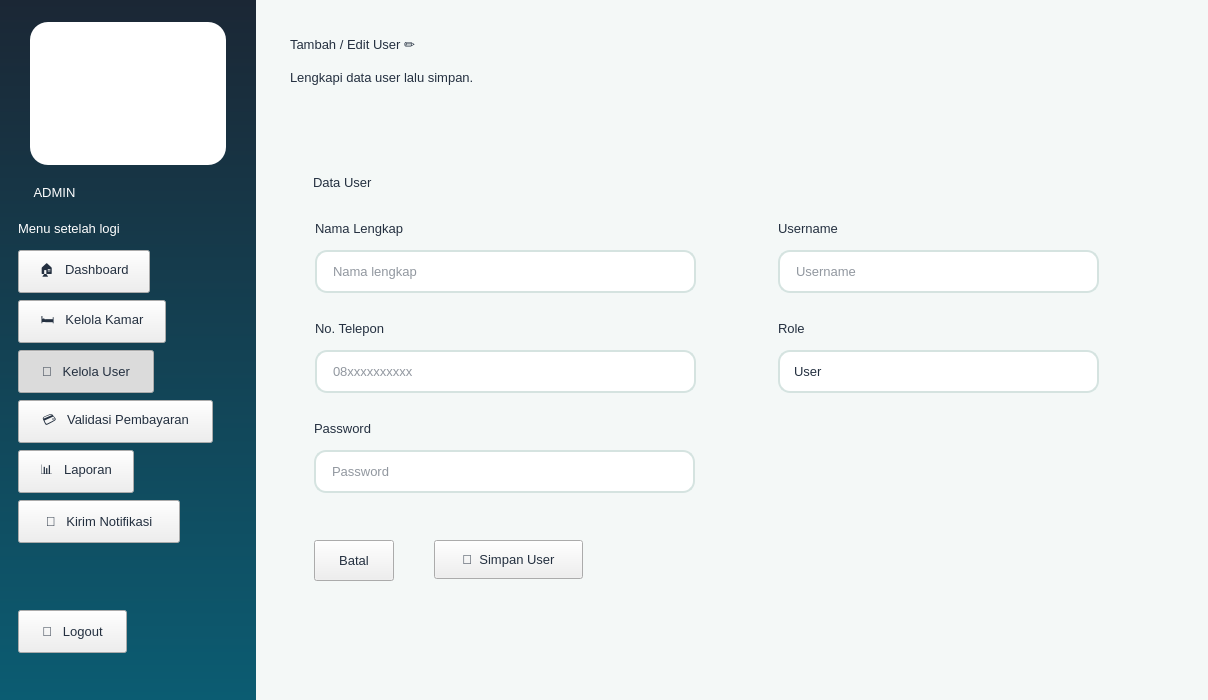
<?xml version="1.0" encoding="UTF-8"?>
<ui version="4.0">
 <class>Win_admin_form_user</class>
 <widget class="QMainWindow" name="Win_admin_form_user">
  <property name="geometry">
   <rect>
    <x>0</x>
    <y>0</y>
    <width>1208</width>
    <height>700</height>
   </rect>
  </property>
  <property name="minimumSize">
   <size>
    <width>1180</width>
    <height>700</height>
   </size>
  </property>
  <property name="windowTitle">
   <string>KOSTAY - Form User</string>
  </property>
  <property name="styleSheet">
   <string notr="true">
* { font-family: 'Segoe UI', 'Inter', sans-serif; font-size: 10pt; color: #243040; }
QMainWindow, QWidget#centralwidget { background: #F4F8F7; }
QLabel { background: transparent; }
QCheckBox { background: transparent; spacing: 8px; }
QScrollArea { background: transparent; border: none; }

QFrame#loginShell { background: #FFFFFF; border-radius: 28px; }
QFrame#brandPanel { background: qlineargradient(x1:0,y1:0,x2:1,y2:1, stop:0 #E9F8F2, stop:1 #CDEFF2); border-top-left-radius: 28px; border-bottom-left-radius: 28px; }
QWidget#centralwidgetLogin { background: qlineargradient(x1:0,y1:0,x2:1,y2:1, stop:0 #1B2735, stop:0.55 #0B5D73, stop:1 #12A87B); }

QFrame#sidebarUser, QFrame#sidebarAdmin { background: qlineargradient(x1:0,y1:0,x2:0,y2:1, stop:0 #1B2735, stop:1 #0B5D73); }
QFrame#sidebarUser QLabel, QFrame#sidebarAdmin QLabel { color: #FFFFFF; }
QFrame#logoCard { background: #FFFFFF; border-radius: 18px; }
QLabel[role=&quot;roleBadge&quot;] { background: #F7A823; color: #1B2735; border-radius: 10px; padding: 4px 12px; font-weight: 800; letter-spacing: 2px; }
QFrame#sidebarUser QLabel[role=&quot;roleBadge&quot;], QFrame#sidebarAdmin QLabel[role=&quot;roleBadge&quot;] { color: #1B2735; }
QLabel[role=&quot;menuHint&quot;] { color: #9FC3CB; font-size: 9pt; }
QPushButton[nav=&quot;true&quot;] { color: #CFE3E6; text-align: left; padding: 13px 18px; border: none; border-radius: 12px; font-weight: 600; background: transparent; }
QPushButton[nav=&quot;true&quot;]:hover { background: rgba(255,255,255,0.10); color: #FFFFFF; }
QPushButton[nav=&quot;true&quot;]:checked { background: qlineargradient(x1:0,y1:0,x2:1,y2:0, stop:0 #12A87B, stop:1 #2DBE7E); color: #FFFFFF; }
QPushButton[nav=&quot;logout&quot;] { color: #FFD9A0; text-align: left; padding: 12px 18px; border: 1px solid rgba(247,168,35,0.7); border-radius: 12px; font-weight: 700; background: transparent; }
QPushButton[nav=&quot;logout&quot;]:hover { background: #F7A823; color: #1B2735; }

QFrame[card=&quot;white&quot;] { background: #FFFFFF; border: 1px solid #E1ECE9; border-radius: 18px; }
QFrame[card=&quot;mint&quot;] { background: qlineargradient(x1:0,y1:0,x2:1,y2:1, stop:0 #E3F7EF, stop:1 #D2EEF3); border: none; border-radius: 18px; }
QFrame[card=&quot;green&quot;] { background: qlineargradient(x1:0,y1:0,x2:1,y2:1, stop:0 #12A87B, stop:1 #2DBE7E); border-radius: 18px; }
QFrame[card=&quot;navy&quot;] { background: qlineargradient(x1:0,y1:0,x2:1,y2:1, stop:0 #1B2735, stop:1 #0B5D73); border-radius: 18px; }
QFrame[card=&quot;orange&quot;] { background: qlineargradient(x1:0,y1:0,x2:1,y2:1, stop:0 #F7A823, stop:1 #FFC857); border-radius: 18px; }
QFrame[card=&quot;teal&quot;] { background: qlineargradient(x1:0,y1:0,x2:1,y2:1, stop:0 #0B5D73, stop:1 #12A87B); border-radius: 18px; }
QFrame[card=&quot;green&quot;] QLabel, QFrame[card=&quot;navy&quot;] QLabel, QFrame[card=&quot;teal&quot;] QLabel { color: #FFFFFF; }
QFrame[card=&quot;orange&quot;] QLabel { color: #1B2735; }

QLabel[role=&quot;title&quot;] { font-size: 22pt; font-weight: 800; color: #1B2735; }
QLabel[role=&quot;subtitle&quot;] { font-size: 10.5pt; color: #6B7B8C; }
QLabel[role=&quot;section&quot;] { font-size: 13pt; font-weight: 700; color: #1B2735; }
QLabel[role=&quot;statlabel&quot;] { font-size: 10pt; font-weight: 600; }
QLabel[role=&quot;statvalue&quot;] { font-size: 22pt; font-weight: 800; }
QLabel[role=&quot;statsub&quot;] { font-size: 9pt; }
QLabel[role=&quot;price&quot;] { font-size: 14pt; font-weight: 800; color: #12A87B; }
QLabel[role=&quot;roomname&quot;] { font-size: 12pt; font-weight: 700; color: #1B2735; }
QLabel[role=&quot;muted&quot;] { color: #6B7B8C; }
QLabel[role=&quot;error&quot;] { background: #FDECEC; color: #D64545; border-radius: 10px; padding: 8px 12px; font-weight: 600; }
QLabel[role=&quot;fieldlabel&quot;] { font-weight: 600; color: #1B2735; }
QLabel[role=&quot;emoji&quot;] { font-size: 40pt; }
QLabel[role=&quot;chip_mint&quot;] { background: #DFF5EC; color: #0B6B55; border-radius: 12px; padding: 6px 12px; font-weight: 600; }
QLabel[role=&quot;chip_green&quot;] { background: #12A87B; color: #FFFFFF; border-radius: 12px; padding: 5px 12px; font-weight: 700; }
QLabel[role=&quot;chip_orange&quot;] { background: #FFF0D2; color: #A8680A; border-radius: 12px; padding: 5px 12px; font-weight: 700; }
QLabel[role=&quot;chip_navy&quot;] { background: #E4EAF0; color: #1B2735; border-radius: 12px; padding: 5px 12px; font-weight: 700; }
QFrame[card=&quot;roomimg&quot;] { background: qlineargradient(x1:0,y1:0,x2:1,y2:1, stop:0 #D9F3EA, stop:1 #BFE6EE); border-radius: 14px; border: none; }
QFrame[card=&quot;roomimg&quot;] QLabel { color: #0B5D73; }

QPushButton[variant=&quot;primary&quot;] { background: qlineargradient(x1:0,y1:0,x2:1,y2:0, stop:0 #0B5D73, stop:1 #12A87B); color: #FFFFFF; border: none; border-radius: 12px; padding: 11px 22px; font-weight: 700; }
QPushButton[variant=&quot;primary&quot;]:hover { background: qlineargradient(x1:0,y1:0,x2:1,y2:0, stop:0 #0E7390, stop:1 #1FC490); }
QPushButton[variant=&quot;accent&quot;] { background: #F7A823; color: #1B2735; border: none; border-radius: 12px; padding: 11px 22px; font-weight: 700; }
QPushButton[variant=&quot;accent&quot;]:hover { background: #FFB93F; }
QPushButton[variant=&quot;danger&quot;] { background: #FDECEC; color: #D64545; border: 1px solid #F5BCBC; border-radius: 12px; padding: 11px 22px; font-weight: 700; }
QPushButton[variant=&quot;danger&quot;]:hover { background: #D64545; color: #FFFFFF; }
QPushButton[variant=&quot;ghost&quot;] { background: transparent; color: #0B5D73; border: 1.5px solid #0B5D73; border-radius: 12px; padding: 10px 22px; font-weight: 700; }
QPushButton[variant=&quot;ghost&quot;]:hover { background: #0B5D73; color: #FFFFFF; }
QPushButton[variant=&quot;link&quot;] { background: transparent; color: #12A87B; border: none; font-weight: 700; }
QPushButton[variant=&quot;link&quot;]:hover { color: #0B5D73; text-decoration: underline; }

QLineEdit, QComboBox, QSpinBox, QDateEdit, QTextEdit { background: #FFFFFF; border: 1.5px solid #D5E3E0; border-radius: 12px; padding: 10px 14px; selection-background-color: #12A87B; }
QLineEdit:focus, QComboBox:focus, QSpinBox:focus, QDateEdit:focus, QTextEdit:focus { border: 1.5px solid #12A87B; }
QComboBox::drop-down, QDateEdit::drop-down { border: none; width: 28px; }
QCheckBox::indicator { width: 18px; height: 18px; border-radius: 5px; border: 1.5px solid #12A87B; background: #FFFFFF; }
QCheckBox::indicator:checked { background: #12A87B; }

QTableWidget { background: #FFFFFF; border: 1px solid #E1ECE9; border-radius: 14px; gridline-color: transparent; alternate-background-color: #F4FAF8; selection-background-color: #D9F3EA; selection-color: #1B2735; }
QTableWidget::item { padding: 10px; border: none; }
QHeaderView::section { background: #1B2735; color: #FFFFFF; padding: 12px 10px; border: none; font-weight: 700; }
QListWidget { background: #FFFFFF; border: 1px solid #E1ECE9; border-radius: 14px; padding: 8px; }
QListWidget::item { padding: 14px; border-bottom: 1px solid #EEF3F2; border-radius: 10px; }
QListWidget::item:selected { background: #D9F3EA; color: #1B2735; }
QProgressBar { background: rgba(255,255,255,0.25); border: none; border-radius: 6px; }
QProgressBar::chunk { background: #F7A823; border-radius: 6px; }
QFrame[card=&quot;white&quot;] QProgressBar { background: #E1ECE9; }
QFrame[card=&quot;white&quot;] QProgressBar::chunk { background: #12A87B; }
QScrollBar:vertical { background: transparent; width: 10px; }
QScrollBar::handle:vertical { background: #BFD6D1; border-radius: 5px; min-height: 30px; }
QScrollBar::add-line:vertical, QScrollBar::sub-line:vertical { height: 0; }
</string>
  </property>
  <widget class="QWidget" name="centralwidget">
   <widget class="QFrame" name="sidebarAdmin">
    <property name="geometry">
     <rect>
      <x>0</x>
      <y>0</y>
      <width>256</width>
      <height>711</height>
     </rect>
    </property>
    <property name="minimumSize">
     <size>
      <width>256</width>
      <height>0</height>
     </size>
    </property>
    <property name="maximumSize">
     <size>
      <width>256</width>
      <height>16777215</height>
     </size>
    </property>
    <widget class="QFrame" name="logoCard">
     <property name="geometry">
      <rect>
       <x>30</x>
       <y>22</y>
       <width>196</width>
       <height>143</height>
      </rect>
     </property>
     <layout class="QVBoxLayout" name="lay467">
      <property name="spacing">
       <number>0</number>
      </property>
      <property name="leftMargin">
       <number>10</number>
      </property>
      <property name="topMargin">
       <number>10</number>
      </property>
      <property name="rightMargin">
       <number>10</number>
      </property>
      <property name="bottomMargin">
       <number>10</number>
      </property>
      <item>
       <widget class="QLabel" name="label466">
        <property name="minimumSize">
         <size>
          <width>176</width>
          <height>123</height>
         </size>
        </property>
        <property name="maximumSize">
         <size>
          <width>176</width>
          <height>123</height>
         </size>
        </property>
        <property name="text">
         <string/>
        </property>
        <property name="pixmap">
         <pixmap>../icon/logo.png</pixmap>
        </property>
        <property name="scaledContents">
         <bool>true</bool>
        </property>
       </widget>
      </item>
     </layout>
    </widget>
    <widget class="QLabel" name="label468">
     <property name="geometry">
      <rect>
       <x>18</x>
       <y>180</y>
       <width>73</width>
       <height>25</height>
      </rect>
     </property>
     <property name="maximumSize">
      <size>
       <width>90</width>
       <height>16777215</height>
      </size>
     </property>
     <property name="text">
      <string>ADMIN</string>
     </property>
     <property name="alignment">
      <set>Qt::AlignCenter</set>
     </property>
     <property name="role" stdset="0">
      <string>roleBadge</string>
     </property>
    </widget>
    <widget class="QLabel" name="label469">
     <property name="geometry">
      <rect>
       <x>18</x>
       <y>220</y>
       <width>101</width>
       <height>16</height>
      </rect>
     </property>
     <property name="text">
      <string>Menu setelah login</string>
     </property>
     <property name="role" stdset="0">
      <string>menuHint</string>
     </property>
    </widget>
    <widget class="QPushButton" name="btnAdminDashboard">
     <property name="geometry">
      <rect>
       <x>18</x>
       <y>250</y>
       <width>132</width>
       <height>43</height>
      </rect>
     </property>
     <property name="cursor">
      <cursorShape>PointingHandCursor</cursorShape>
     </property>
     <property name="text">
      <string>🏠   Dashboard</string>
     </property>
     <property name="checkable">
      <bool>true</bool>
     </property>
     <property name="autoExclusive">
      <bool>true</bool>
     </property>
     <property name="nav" stdset="0">
      <string>true</string>
     </property>
    </widget>
    <widget class="QPushButton" name="btnAdminKamar">
     <property name="geometry">
      <rect>
       <x>18</x>
       <y>300</y>
       <width>148</width>
       <height>43</height>
      </rect>
     </property>
     <property name="cursor">
      <cursorShape>PointingHandCursor</cursorShape>
     </property>
     <property name="text">
      <string>🛏️   Kelola Kamar</string>
     </property>
     <property name="checkable">
      <bool>true</bool>
     </property>
     <property name="autoExclusive">
      <bool>true</bool>
     </property>
     <property name="nav" stdset="0">
      <string>true</string>
     </property>
    </widget>
    <widget class="QPushButton" name="btnAdminUser">
     <property name="geometry">
      <rect>
       <x>18</x>
       <y>350</y>
       <width>136</width>
       <height>43</height>
      </rect>
     </property>
     <property name="cursor">
      <cursorShape>PointingHandCursor</cursorShape>
     </property>
     <property name="text">
      <string>👥   Kelola User</string>
     </property>
     <property name="checkable">
      <bool>true</bool>
     </property>
     <property name="checked">
      <bool>true</bool>
     </property>
     <property name="autoExclusive">
      <bool>true</bool>
     </property>
     <property name="nav" stdset="0">
      <string>true</string>
     </property>
    </widget>
    <widget class="QPushButton" name="btnAdminValidasi">
     <property name="geometry">
      <rect>
       <x>18</x>
       <y>400</y>
       <width>195</width>
       <height>43</height>
      </rect>
     </property>
     <property name="cursor">
      <cursorShape>PointingHandCursor</cursorShape>
     </property>
     <property name="text">
      <string>💳   Validasi Pembayaran</string>
     </property>
     <property name="checkable">
      <bool>true</bool>
     </property>
     <property name="autoExclusive">
      <bool>true</bool>
     </property>
     <property name="nav" stdset="0">
      <string>true</string>
     </property>
    </widget>
    <widget class="QPushButton" name="btnAdminLaporan">
     <property name="geometry">
      <rect>
       <x>18</x>
       <y>450</y>
       <width>116</width>
       <height>43</height>
      </rect>
     </property>
     <property name="cursor">
      <cursorShape>PointingHandCursor</cursorShape>
     </property>
     <property name="text">
      <string>📊   Laporan</string>
     </property>
     <property name="checkable">
      <bool>true</bool>
     </property>
     <property name="autoExclusive">
      <bool>true</bool>
     </property>
     <property name="nav" stdset="0">
      <string>true</string>
     </property>
    </widget>
    <widget class="QPushButton" name="btnAdminNotif">
     <property name="geometry">
      <rect>
       <x>18</x>
       <y>500</y>
       <width>162</width>
       <height>43</height>
      </rect>
     </property>
     <property name="cursor">
      <cursorShape>PointingHandCursor</cursorShape>
     </property>
     <property name="text">
      <string>🔔   Kirim Notifikasi</string>
     </property>
     <property name="checkable">
      <bool>true</bool>
     </property>
     <property name="autoExclusive">
      <bool>true</bool>
     </property>
     <property name="nav" stdset="0">
      <string>true</string>
     </property>
    </widget>
    <widget class="QPushButton" name="btnAdminLogout">
     <property name="geometry">
      <rect>
       <x>18</x>
       <y>610</y>
       <width>109</width>
       <height>43</height>
      </rect>
     </property>
     <property name="cursor">
      <cursorShape>PointingHandCursor</cursorShape>
     </property>
     <property name="text">
      <string>🚪   Logout</string>
     </property>
     <property name="nav" stdset="0">
      <string>logout</string>
     </property>
    </widget>
   </widget>
   <widget class="QFrame" name="cardFormUser">
    <property name="geometry">
     <rect>
      <x>288</x>
      <y>150</y>
      <width>871</width>
      <height>461</height>
     </rect>
    </property>
    <property name="card" stdset="0">
     <string>white</string>
    </property>
    <widget class="QLabel" name="label440">
     <property name="geometry">
      <rect>
       <x>25</x>
       <y>21</y>
       <width>83</width>
       <height>23</height>
      </rect>
     </property>
     <property name="text">
      <string>Data User</string>
     </property>
     <property name="role" stdset="0">
      <string>section</string>
     </property>
    </widget>
    <widget class="QLineEdit" name="txtNamaUser">
     <property name="geometry">
      <rect>
       <x>27</x>
       <y>100</y>
       <width>381</width>
       <height>43</height>
      </rect>
     </property>
     <property name="placeholderText">
      <string>Nama lengkap</string>
     </property>
    </widget>
    <widget class="QLabel" name="label441">
     <property name="geometry">
      <rect>
       <x>27</x>
       <y>70</y>
       <width>92</width>
       <height>17</height>
      </rect>
     </property>
     <property name="text">
      <string>Nama Lengkap</string>
     </property>
     <property name="role" stdset="0">
      <string>fieldlabel</string>
     </property>
    </widget>
    <widget class="QLabel" name="label443">
     <property name="geometry">
      <rect>
       <x>490</x>
       <y>70</y>
       <width>61</width>
       <height>17</height>
      </rect>
     </property>
     <property name="text">
      <string>Username</string>
     </property>
     <property name="role" stdset="0">
      <string>fieldlabel</string>
     </property>
    </widget>
    <widget class="QLineEdit" name="txtUsernameUser">
     <property name="geometry">
      <rect>
       <x>490</x>
       <y>100</y>
       <width>321</width>
       <height>43</height>
      </rect>
     </property>
     <property name="placeholderText">
      <string>Username</string>
     </property>
    </widget>
    <widget class="QLabel" name="label446">
     <property name="geometry">
      <rect>
       <x>27</x>
       <y>170</y>
       <width>75</width>
       <height>17</height>
      </rect>
     </property>
     <property name="text">
      <string>No. Telepon</string>
     </property>
     <property name="role" stdset="0">
      <string>fieldlabel</string>
     </property>
    </widget>
    <widget class="QLineEdit" name="txtTeleponUser">
     <property name="geometry">
      <rect>
       <x>27</x>
       <y>200</y>
       <width>381</width>
       <height>43</height>
      </rect>
     </property>
     <property name="placeholderText">
      <string>08xxxxxxxxxx</string>
     </property>
    </widget>
    <widget class="QLabel" name="label448">
     <property name="geometry">
      <rect>
       <x>490</x>
       <y>170</y>
       <width>27</width>
       <height>17</height>
      </rect>
     </property>
     <property name="text">
      <string>Role</string>
     </property>
     <property name="role" stdset="0">
      <string>fieldlabel</string>
     </property>
    </widget>
    <widget class="QComboBox" name="cmbRoleUser">
     <property name="geometry">
      <rect>
       <x>490</x>
       <y>200</y>
       <width>321</width>
       <height>43</height>
      </rect>
     </property>
     <item>
      <property name="text">
       <string>User</string>
      </property>
     </item>
     <item>
      <property name="text">
       <string>Admin</string>
      </property>
     </item>
    </widget>
    <widget class="QLabel" name="label451">
     <property name="geometry">
      <rect>
       <x>26</x>
       <y>270</y>
       <width>58</width>
       <height>17</height>
      </rect>
     </property>
     <property name="text">
      <string>Password</string>
     </property>
     <property name="role" stdset="0">
      <string>fieldlabel</string>
     </property>
    </widget>
    <widget class="QLineEdit" name="txtPasswordUser">
     <property name="geometry">
      <rect>
       <x>26</x>
       <y>300</y>
       <width>381</width>
       <height>43</height>
      </rect>
     </property>
     <property name="echoMode">
      <enum>QLineEdit::Password</enum>
     </property>
     <property name="placeholderText">
      <string>Password</string>
     </property>
    </widget>
    <widget class="QPushButton" name="btnBatal">
     <property name="geometry">
      <rect>
       <x>26</x>
       <y>390</y>
       <width>80</width>
       <height>41</height>
      </rect>
     </property>
     <property name="cursor">
      <cursorShape>PointingHandCursor</cursorShape>
     </property>
     <property name="text">
      <string>Batal</string>
     </property>
     <property name="variant" stdset="0">
      <string>ghost</string>
     </property>
    </widget>
    <widget class="QPushButton" name="btnSimpan">
     <property name="geometry">
      <rect>
       <x>146</x>
       <y>390</y>
       <width>149</width>
       <height>39</height>
      </rect>
     </property>
     <property name="cursor">
      <cursorShape>PointingHandCursor</cursorShape>
     </property>
     <property name="text">
      <string>💾  Simpan User</string>
     </property>
     <property name="variant" stdset="0">
      <string>primary</string>
     </property>
    </widget>
   </widget>
   <widget class="QLabel" name="label463">
    <property name="geometry">
     <rect>
      <x>1070</x>
      <y>23</y>
      <width>66</width>
      <height>110</height>
     </rect>
    </property>
    <property name="minimumSize">
     <size>
      <width>66</width>
      <height>110</height>
     </size>
    </property>
    <property name="maximumSize">
     <size>
      <width>66</width>
      <height>110</height>
     </size>
    </property>
    <property name="text">
     <string/>
    </property>
    <property name="pixmap">
     <pixmap>../icon/mascot_6.png</pixmap>
    </property>
    <property name="scaledContents">
     <bool>true</bool>
    </property>
   </widget>
   <widget class="QLabel" name="label458">
    <property name="geometry">
     <rect>
      <x>290</x>
      <y>24</y>
      <width>311</width>
      <height>40</height>
     </rect>
    </property>
    <property name="text">
     <string>Tambah / Edit User ✏️</string>
    </property>
    <property name="role" stdset="0">
     <string>title</string>
    </property>
   </widget>
   <widget class="QLabel" name="label459">
    <property name="geometry">
     <rect>
      <x>290</x>
      <y>68</y>
      <width>192</width>
      <height>19</height>
     </rect>
    </property>
    <property name="text">
     <string>Lengkapi data user lalu simpan.</string>
    </property>
    <property name="role" stdset="0">
     <string>subtitle</string>
    </property>
   </widget>
  </widget>
 </widget>
 <resources/>
 <connections/>
</ui>
